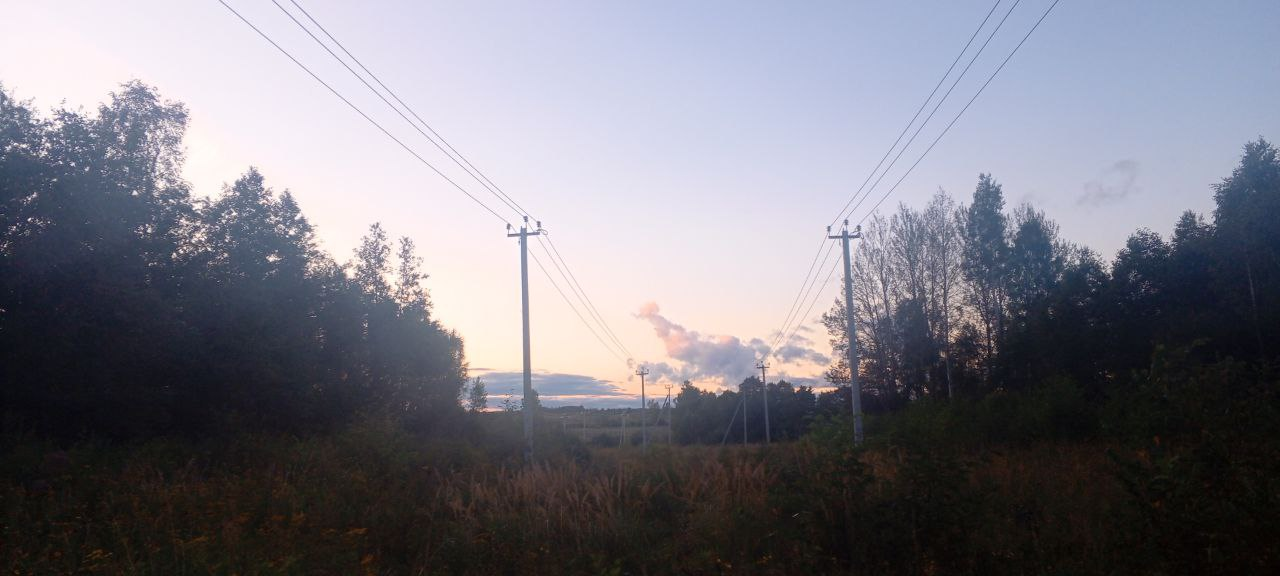
#> input picture Lesson_11/1.jpg, 1280 x 576 px, found by its file name
$ python main.py
#> lines starting #> are read from the running program, lines starting #| are printed output that depends on the picture
import cv2

face_cascade = cv2.CascadeClassifier(
    cv2.data.haarcascades + "haarcascade_frontalface_default.xml"
)

image = cv2.imread("1.jpg")
#> image is the input picture: shape (576, 1280, 3); mean B, G, R 130, 120.6, 121.8

gray = cv2.cvtColor(image, cv2.COLOR_BGR2GRAY)
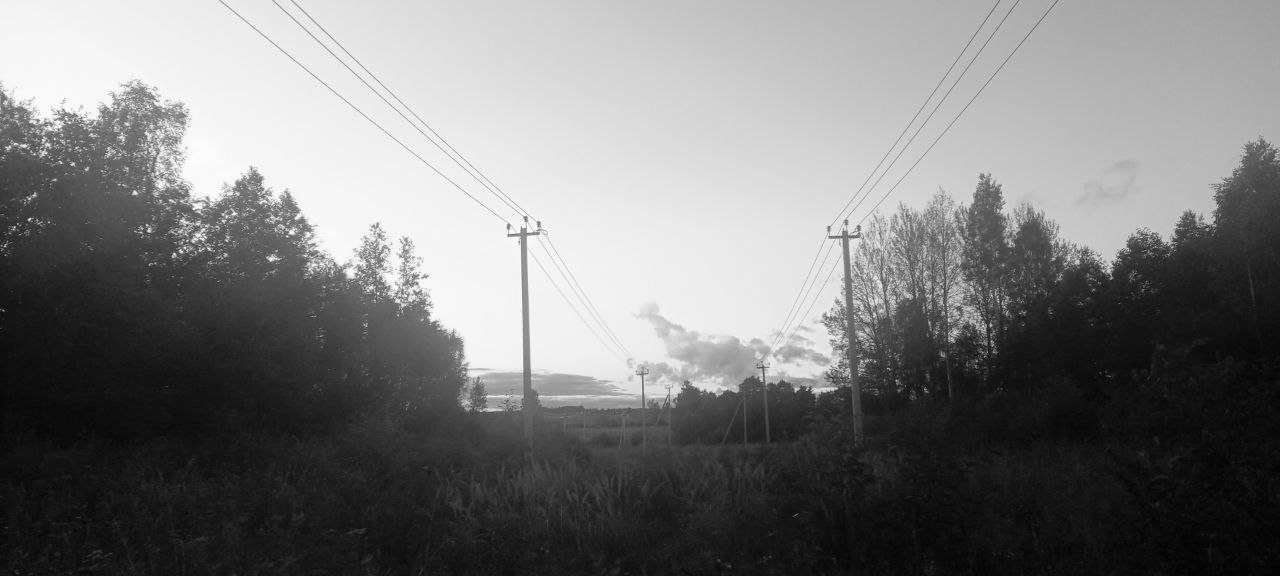
#> gray: shape (576, 1280); min 1, max 255, mean 122

faces = face_cascade.detectMultiScale(gray, 1.3, 5)
#> faces = ()

print("Найдено лиц:", len(faces))
#| Найдено лиц: 0

for (x, y, w, h) in faces:
    cv2.rectangle(image, (x, y), (x + w, y + h), (0, 0, 0), 4)
#> this loop made 0 passes

cv2.imshow("face", image)
cv2.waitKey(0)
cv2.destroyAllWindows()

$ run again, with Lesson_11/2.jpg copied over Lesson_11/1.jpg
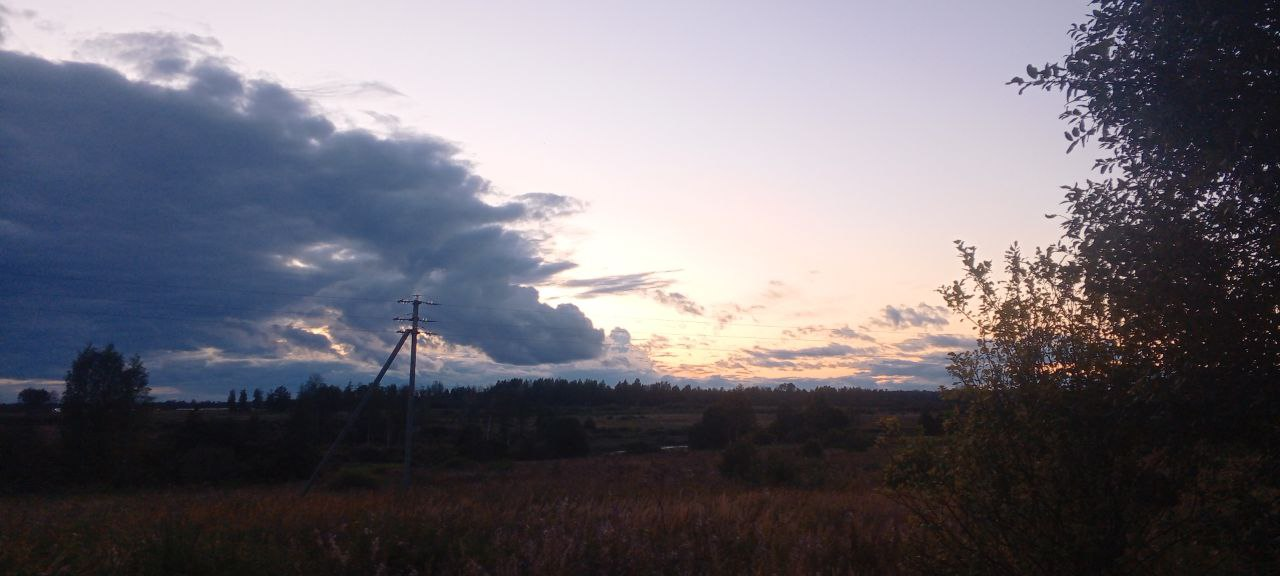
#> input picture Lesson_11/2.jpg, 1280 x 576 px, found by its file name
#> image is the input picture: shape (576, 1280, 3); mean B, G, R 114.8, 106.4, 109.6
#> `gray = cv2.cvtColor(image, cv2.COLOR_BGR2GRAY)`:
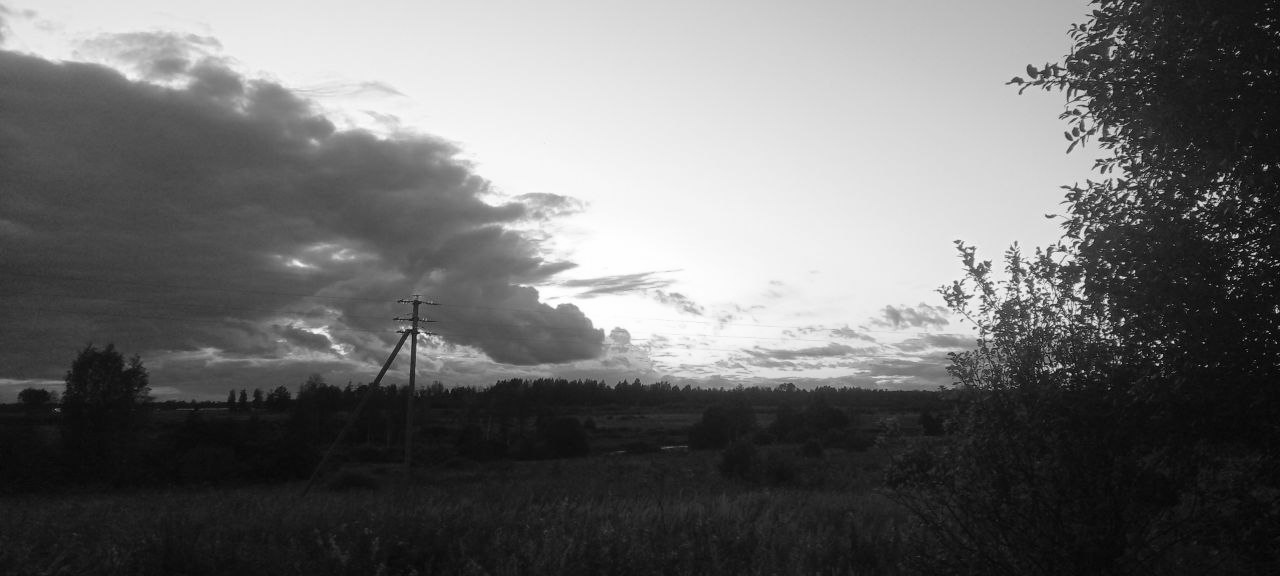
#> gray: shape (576, 1280); min 0, max 255, mean 108.4
#> faces = ()
#| Найдено лиц: 0

$ run again, with Lesson_11/3.jpg copied over Lesson_11/1.jpg
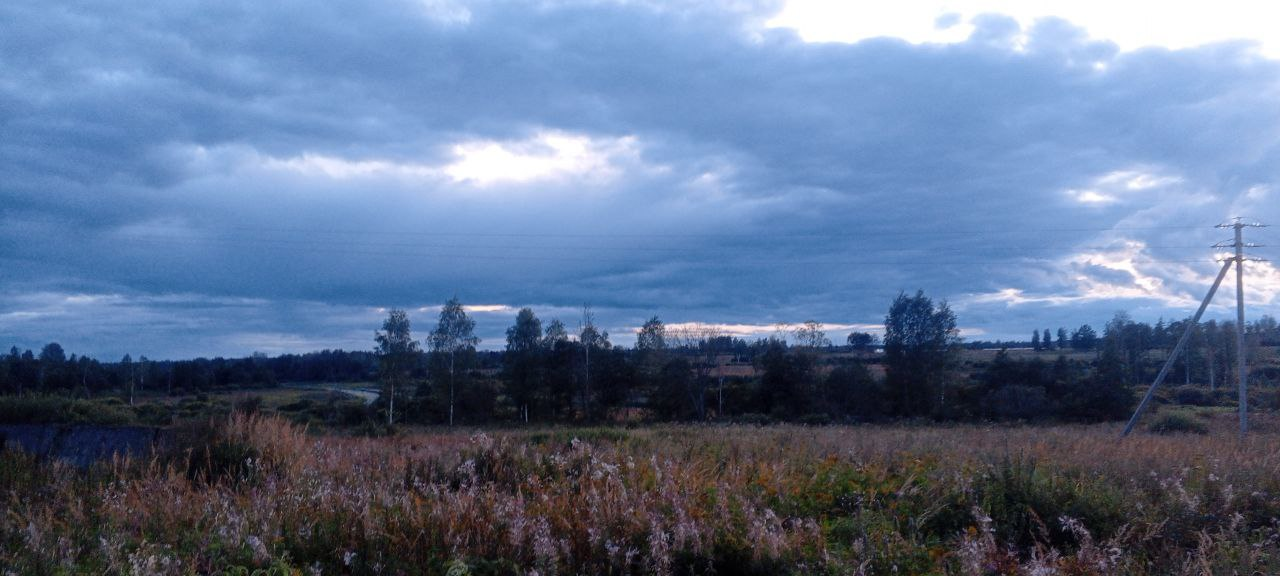
#> input picture Lesson_11/3.jpg, 1280 x 576 px, found by its file name
#> image is the input picture: shape (576, 1280, 3); mean B, G, R 144.9, 114, 95
#> `gray = cv2.cvtColor(image, cv2.COLOR_BGR2GRAY)`:
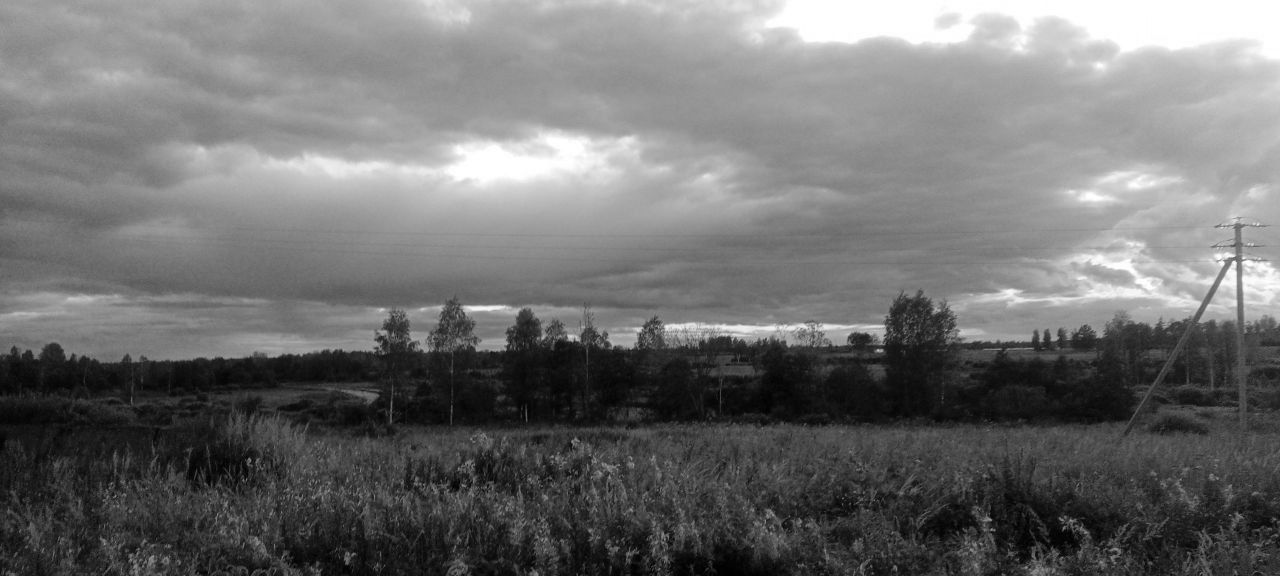
#> gray: shape (576, 1280); min 0, max 255, mean 111.8
#> faces = ()
#| Найдено лиц: 0

$ run again, with Lesson_11/4.png saved as Lesson_11/1.jpg
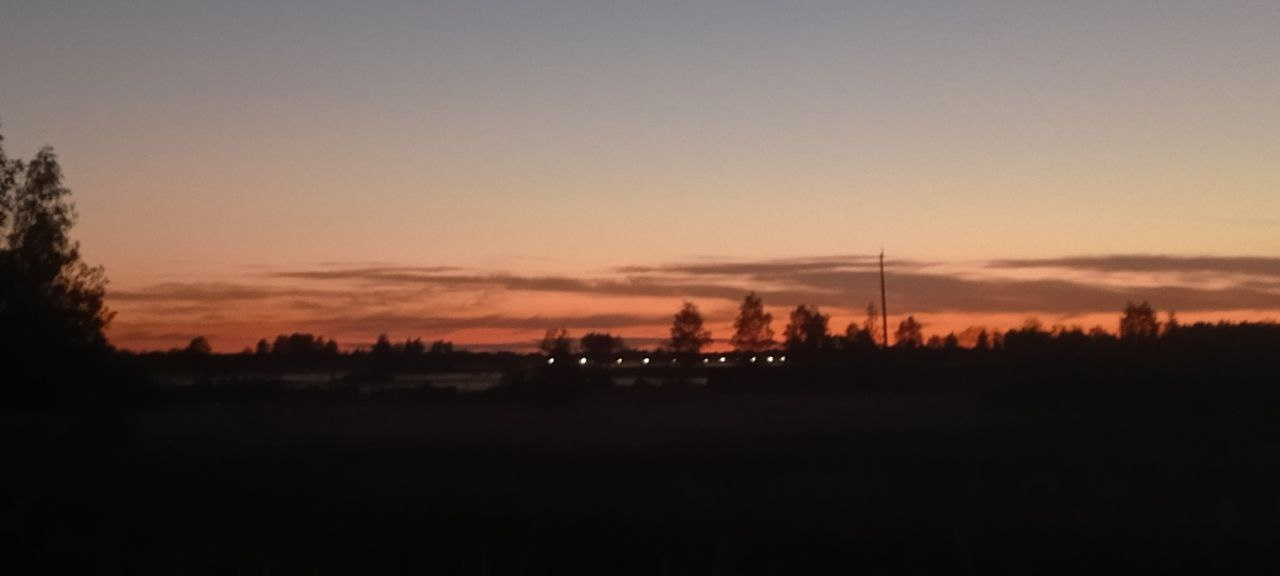
#> input picture Lesson_11/4.png, 1280 x 576 px, found by its file name
#> image is the input picture: shape (576, 1280, 3); mean B, G, R 74.7, 85.1, 104.2
#> `gray = cv2.cvtColor(image, cv2.COLOR_BGR2GRAY)`:
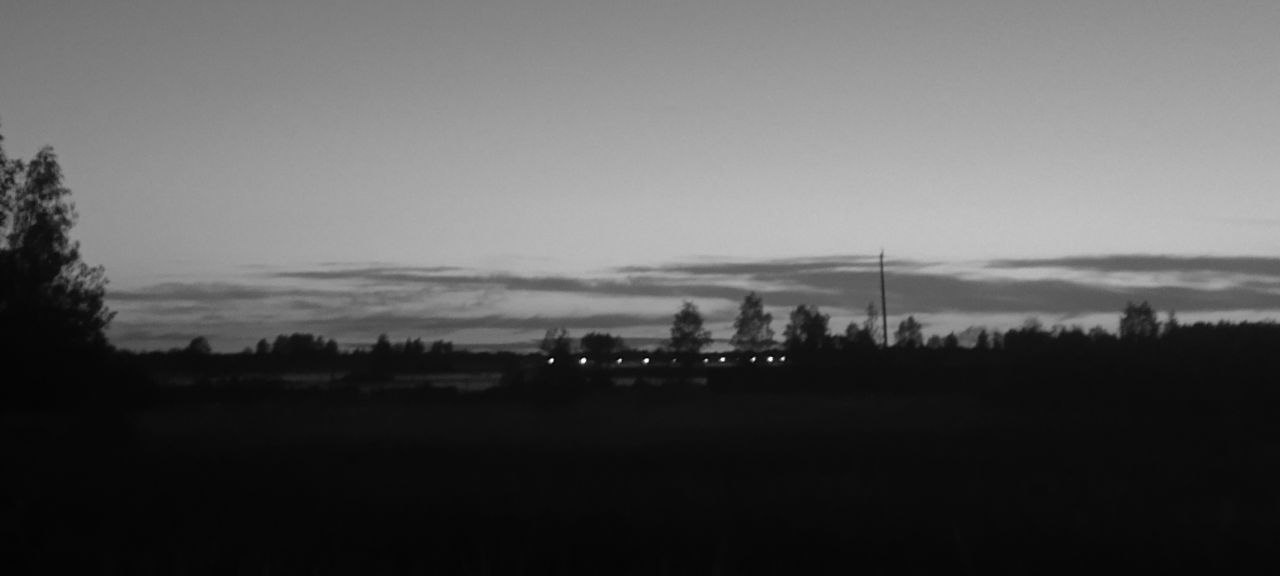
#> gray: shape (576, 1280); min 2, max 254, mean 89.6
#> faces = ()
#| Найдено лиц: 0
